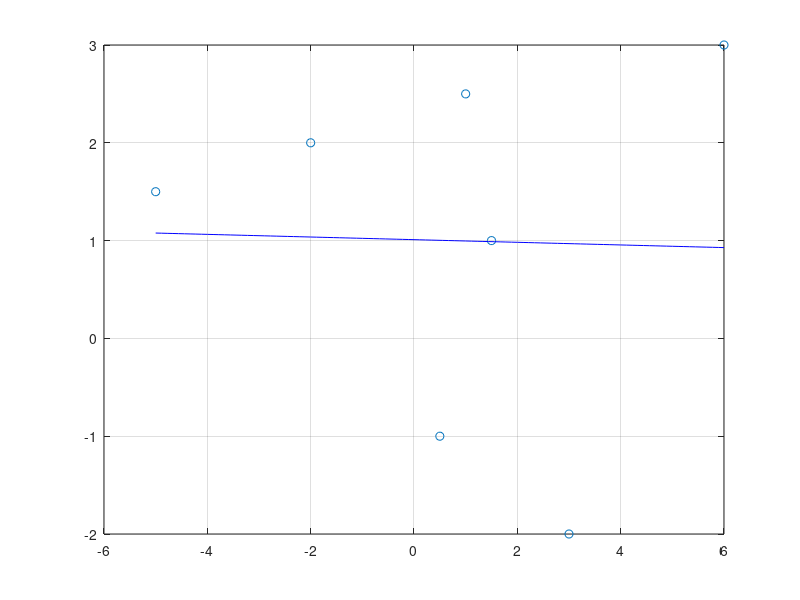

Write MATLAB code to recreate this figure.
% Esercizio 07

% Dati
x = [-5 -2 0.5 1 1.5 3 6];
y = [1.5 2 -1 2.5 1 -2 3];

% Richieste
p = polyfit(x,y,1);

plot(x,y,"o")
hold on

x = linspace(min(x), max(x));
y = polyval(p,x);
plot(x,y,"b")
grid on

meanx = mean(x);
meany = mean(y);
meanx, meany
polyval(p,meanx)
